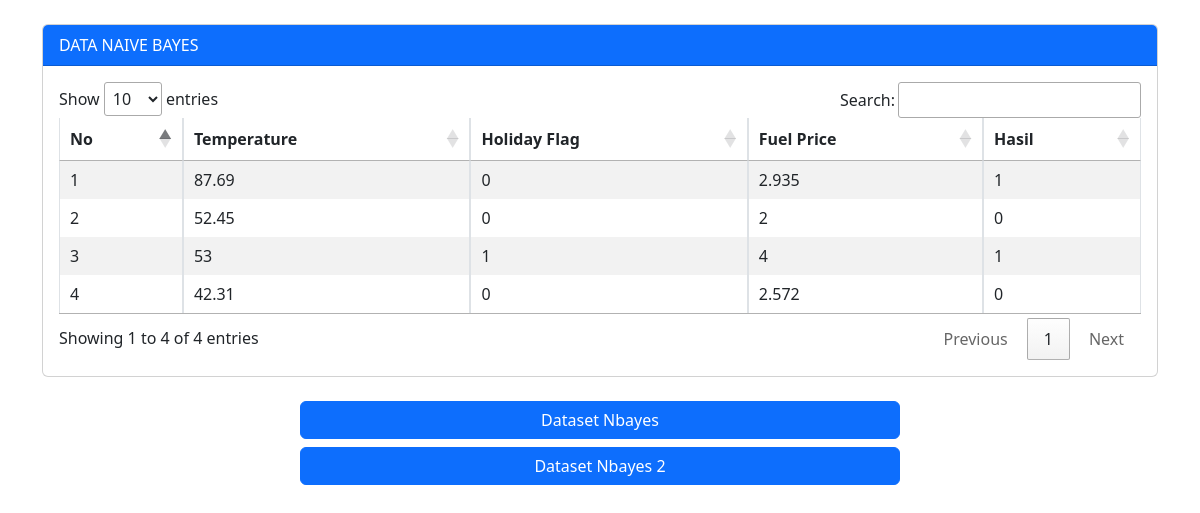
/Nbayes/Nbayes.php, run on the app's committed database.
### tables this page shows
CREATE TABLE `data5` (
  `id` int(15) NOT NULL,
  `temperature` varchar(15) NOT NULL,
  `holiday_flag` tinyint(1) NOT NULL,
  `fuel_price` varchar(15) NOT NULL,
  `hasil` varchar(15) NOT NULL
);

### Nbayes/Nbayes.php (the view, shortened to what this page needs)
<?php
$connect = mysqli_connect("localhost", "root", "", "statistika");
$sum000 = mysqli_query($connect, "SELECT COUNT(kombinasi_input) FROM data4 WHERE kombinasi_input = '000'");
$sum000_row = mysqli_fetch_array($sum000)[0];
$sum_total_data = mysqli_query($connect, "SELECT COUNT(weekly_sales) FROM data4");
$sum_total_data_row = mysqli_fetch_array($sum_total_data)[0];
$sum_output_1 = mysqli_query($connect, "SELECT COUNT(weekly_sales) FROM data4 WHERE weekly_sales = 1");
$sum_output_1_row = mysqli_fetch_array($sum_output_1)[0];
$sum_output_0 = mysqli_query($connect, "SELECT COUNT(weekly_sales) FROM data4 WHERE weekly_sales = 0");
$sum_output_0_row = mysqli_fetch_array($sum_output_0)[0];
$temperature = $_GET['temperature'];
$holiday_flag = $_GET['holiday_flag'];
$fuel_price = $_GET['fuel_price'];
if ($temperature <= 60.66378244) {
$temperature_out = 0;
} else {
$temperature_out = 1;
}
if ($fuel_price <= 3) {
$fuel_price_out = 0;
} else {
$fuel_price_out = 1;
}
$kombinasi_input = $temperature_out . $holiday_flag . $fuel_price_out;
if ($kombinasi_input == "000") {
    $pA = $sum000_row / $sum_total_data_row;
    $query_b1 = mysqli_query($connect, "SELECT COUNT(kombinasi_inout) FROM data4 WHERE kombinasi_inout = '1000'");
    $pB1 = (int) mysqli_fetch_row($query_b1)[0] / $sum_output_1_row;
    $query_b0 = mysqli_query($connect, "SELECT COUNT(kombinasi_inout) FROM data4 WHERE kombinasi_inout = '0000'");
    $pB0 = (int) mysqli_fetch_row($query_b0)[0] / $sum_output_0_row;
    $pengali = $pA * $pB1;
    $pembagi = $pA * $pB0;
    $hasil = $pengali / ($pengali + $pembagi);
}
if ($hasil <= 0.5) {
    $hout = 0;
} else {
    $hout = 1;
}
mysqli_query($connect, "INSERT INTO data5 (temperature, holiday_flag, fuel_price, hasil) VALUES ($temperature, $holiday_flag, $fuel_price, $hout)");
?>
<!DOCTYPE html>
<html lang="en">
<head>
    <link rel="stylesheet" href="https://cdn.datatables.net/1.11.4/css/jquery.dataTables.min.css">
    <link rel="stylesheet" href="../Asset/css1/bootstrap.css">
</head>
<body>
<div class="container pt-4">
    <div class="card">
        <div class="card-header text-bg-primary text-white">DATA NAIVE BAYES</div>
        <div class="m-3">
            <table id="example" class="table table-bordered table-striped">
                <thead>
                    <tr>
                        <th>No</th>
                        <th>Temperature</th>
                        <th>Holiday Flag</th>
                        <th>Fuel Price</th>
                        <th>Hasil</th>
                    </tr>
                </thead>
                <tbody>
                    <?php
                    $no = 1;
                    $data = mysqli_query($connect, "SELECT * FROM data5");
                    while($row = mysqli_fetch_assoc($data)):
                    ?>
                    <tr>
                        <td><?= $no++ ?></td>
                        <td><?= $row['temperature'] ?></td>
                        <td><?= $row['holiday_flag'] ?></td>
                        <td><?= $row['fuel_price'] ?></td>
                        <td><?= $row['hasil'] ?></td>
                    </tr>
                    <?php endwhile; ?>
                </tbody>
            </table>
        </div>
    </div>
</div>
<br>
<div class="d-grid gap-2 col-6 mx-auto">
    <a href="Tampilan_Nbayes.php" class="btn btn-primary" role="button">Dataset Nbayes</a>
    <a href="Tampilan_Nbayes2.php" class="btn btn-primary" role="button">Dataset Nbayes 2</a>
</div>
</body>
</html>

### data on the page
data5: temperature "87.69", holiday_flag "0", fuel_price "2.935", hasil "1"
data5: temperature "52.45", holiday_flag "0", fuel_price "2", hasil "0"
data5: temperature "53", holiday_flag "1", fuel_price "4", hasil "1"
data5: temperature "42.31", holiday_flag "0", fuel_price "2.572", hasil "0"
